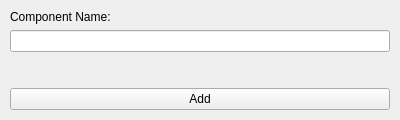
<?xml version="1.0" encoding="UTF-8"?>
<ui version="4.0">
 <class>Window</class>
 <widget class="QMainWindow" name="Window">
  <property name="geometry">
   <rect>
    <x>0</x>
    <y>0</y>
    <width>400</width>
    <height>120</height>
   </rect>
  </property>
  <property name="minimumSize">
   <size>
    <width>400</width>
    <height>120</height>
   </size>
  </property>
  <property name="maximumSize">
   <size>
    <width>400</width>
    <height>120</height>
   </size>
  </property>
  <property name="windowTitle">
   <string>AutoPnP Window</string>
  </property>
  <widget class="QLabel" name="label">
   <property name="minimumSize">
    <size>
     <width>400</width>
     <height>120</height>
    </size>
   </property>
   <property name="maximumSize">
    <size>
     <width>400</width>
     <height>120</height>
    </size>
   </property>
   <property name="text">
    <string/>
   </property>
   <widget class="QWidget" name="verticalLayoutWidget">
    <property name="geometry">
     <rect>
      <x>10</x>
      <y>10</y>
      <width>380</width>
      <height>100</height>
     </rect>
    </property>
    <layout class="QVBoxLayout" name="verticalLayout">
     <item>
      <widget class="QLabel" name="componentNameLabel">
       <property name="text">
        <string>Component Name:</string>
       </property>
      </widget>
     </item>
     <item>
      <widget class="QLineEdit" name="componentName"/>
     </item>
     <item>
      <spacer name="verticalSpacer">
       <property name="orientation">
        <enum>Qt::Vertical</enum>
       </property>
       <property name="sizeHint" stdset="0">
        <size>
         <width>20</width>
         <height>40</height>
        </size>
       </property>
      </spacer>
     </item>
     <item>
      <widget class="QPushButton" name="addButton">
       <property name="text">
        <string>Add</string>
       </property>
      </widget>
     </item>
    </layout>
   </widget>
  </widget>
 </widget>
 <resources/>
 <connections/>
</ui>
